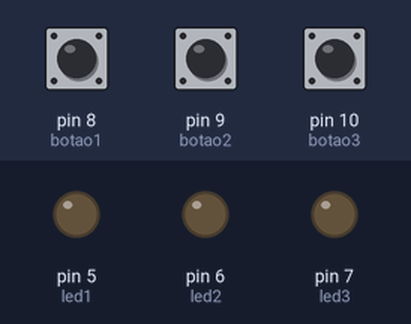
The sketch below on a simulated Arduino Uno, built with avr-gcc and run on an emulated ATmega328P. Shown: output pins drawn as LEDs (lit = HIGH). Inputs (shaded band) come from the test bench; at power-on: pin 8 (botao1) HIGH, pin 9 (botao2) HIGH, pin 10 (botao3) HIGH.

Above: at 1.2 s.
1.3 s: pin 8 (botao1) pulled LOW for 0.15 s
At 1.37 s:
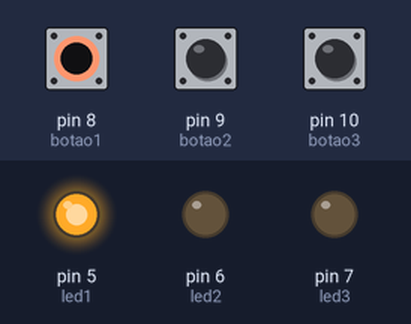
2.9 s: pin 9 (botao2) pulled LOW for 0.15 s
At 2.97 s:
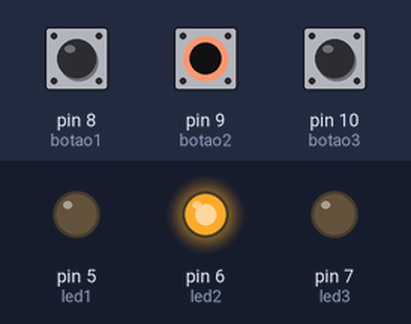
4.5 s: pin 10 (botao3) pulled LOW for 0.15 s
At 4.57 s:
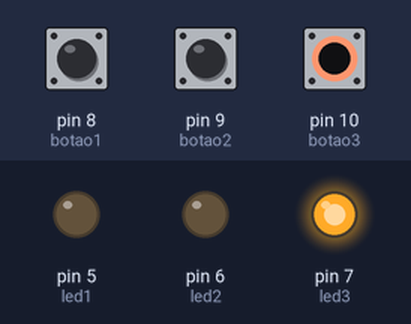
6.1 s: pin 10 (botao3) pulled LOW for 3.2 s
At 9.6 s:
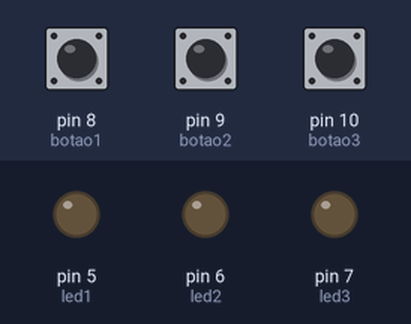
10.8 s: pin 8 (botao1) pulled LOW for 3.2 s
At 12.0 s:
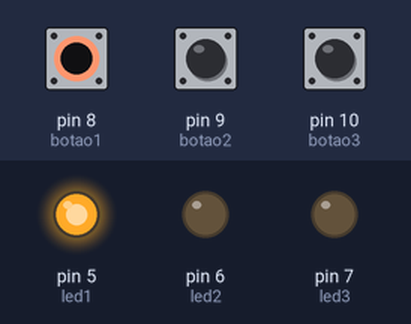
15.5 s: pin 8 (botao1) driven LOW and pin 9 (botao2) driven LOW
At 16.8 s:
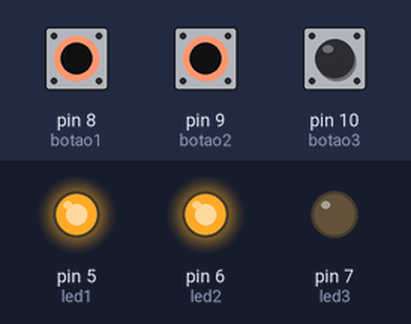
Timing chart, 0 to 18.0 s (numbered marks = the images above; inputs shaded):
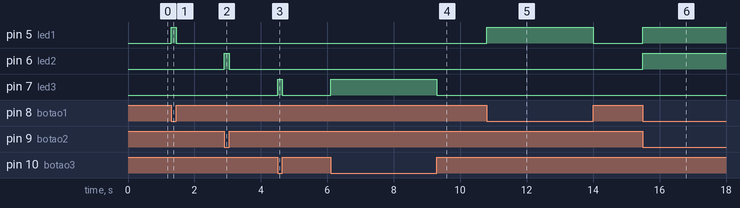

Measured:
- after the input at 1.3 s, pin 5 (led1): LOW → HIGH at once, → LOW 0.15 s later
- after the input at 2.9 s, pin 6 (led2): LOW → HIGH at once, → LOW 0.15 s later
- after the input at 4.5 s, pin 7 (led3): LOW → HIGH at once, → LOW 0.15 s later
- after the input at 6.1 s, pin 7 (led3): LOW → HIGH at once, → LOW 3.2 s later
- after the input at 10.8 s, pin 5 (led1): LOW → HIGH at once, → LOW 3.2 s later
- after the input at 15.5 s, pin 5 (led1), pin 6 (led2): LOW → HIGH at once

The sketch:

botao_0_3_0.ino
```cpp
// --> Apelidos <--

//Push 1

#define led1 5
#define botao1 8

//Push 2

#define led2 6
#define botao2 9

//Push 3

#define led3 7
#define botao3 10


// A função de setup é executada uma vez quando você pressiona reset ou liga a placa
void setup() {

 //Push 1
 pinMode(led1,OUTPUT);            //inicializa o pino do led1 como saída
 pinMode(botao1,INPUT_PULLUP);    //inicializa o pino do botão1 como entrada

 //Push 2
 pinMode(led2,OUTPUT);            //inicializa o pino do led2 como saída
 pinMode(botao2,INPUT_PULLUP);    //inicializa o pino do botão2 como entrada

 //Push 3
 pinMode(led3,OUTPUT);            //inicializa o pino do led3 como saída
 pinMode(botao3,INPUT_PULLUP);    //inicializa o pino do botão3 como entrada
}


// a função loop executa de repetidamente de forma infinita
void loop() {

  //Push 1
  if (digitalRead(botao1) == LOW) {
    digitalWrite(led1, HIGH); //Coloca a saída em nível alto para ligar o led
  } else {
    digitalWrite(led1, LOW);  //Coloca a saída em nivel baixo para desligar o led
  }

  //Push 2
  if (digitalRead(botao2) == LOW) {
    digitalWrite(led2, HIGH); //Coloca a saída em nível alto para ligar o led
  } else {
    digitalWrite(led2, LOW);  //Coloca a saída em nivel baixo para desligar o led
  }

  //Push 3
   if (digitalRead(botao3) == LOW) {
    digitalWrite(led3, HIGH); //Coloca a saída em nível alto para ligar o led
  } else {
    digitalWrite(led3, LOW);  //Coloca a saída em nivel baixo para desligar o led
  }
}
```
